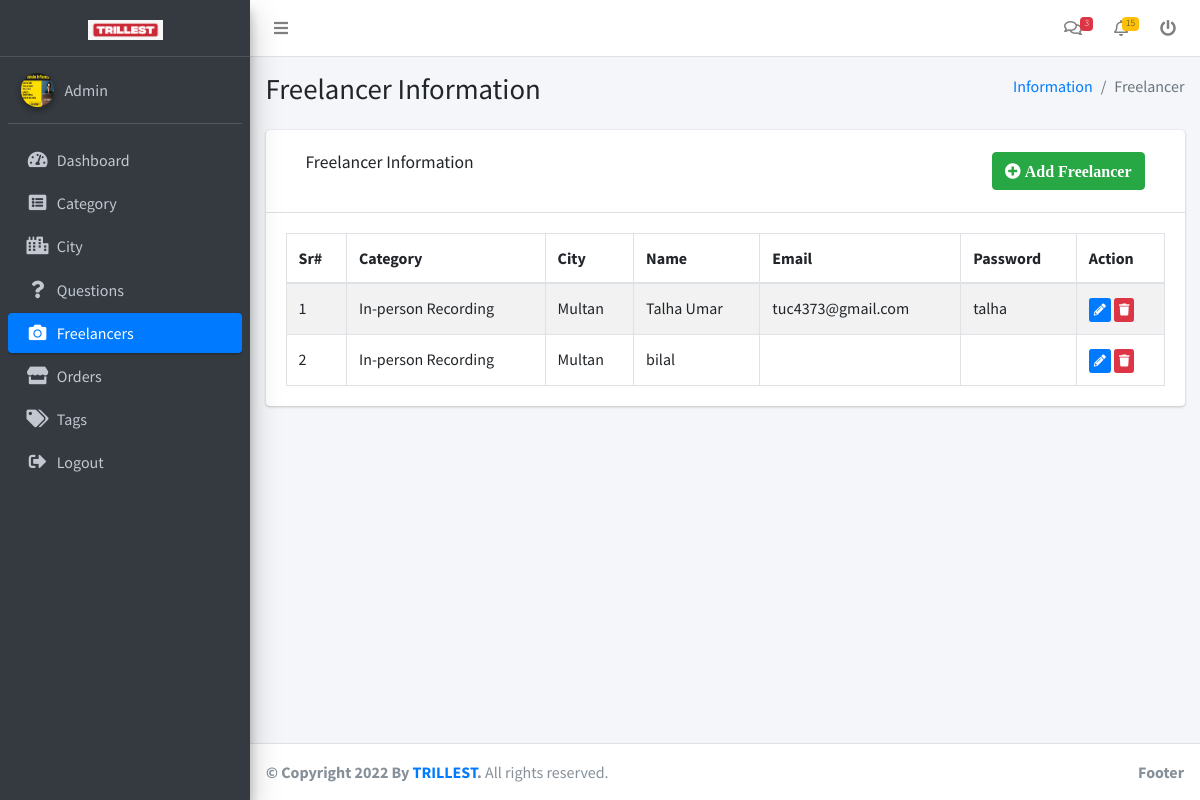
Page /admin/freelancer.php (signed in) on the committed database.
### tables this page shows
CREATE TABLE `freelancer` (
  `id` int(11) NOT NULL,
  `cat_id` int(11) NOT NULL,
  `city_id` int(11) NOT NULL,
  `name` varchar(255) NOT NULL,
  `email` varchar(255) NOT NULL,
  `mobile` varchar(255) NOT NULL,
  `description` varchar(1000) NOT NULL,
  `password` varchar(255) NOT NULL,
  `profile_image` varchar(255) NOT NULL
);

CREATE TABLE `category` (
  `id` int(11) NOT NULL,
  `name` varchar(255) NOT NULL
);

CREATE TABLE `cities` (
  `id` int(11) NOT NULL,
  `name` varchar(255) NOT NULL
);

### admin/freelancer.php (the view, shortened to what this page needs)
<?php
include 'others/dbconn.php';
 ?>
<?php include 'others/header.php'; ?>
<?php include 'others/sidebar.php'; ?>
  <div class="content-wrapper">
    <section class="content-header">
      <div class="container-fluid">
        <div class="row mb-2">
          <div class="col-sm-6">
            <h1>Freelancer Information</h1>
          </div>
          <div class="col-sm-6">
            <ol class="breadcrumb float-sm-right">
              <li class="breadcrumb-item"><a href="#">Information</a></li>
              <li class="breadcrumb-item active">Freelancer</li>
            </ol>
          </div>
        </div>
      </div>
    </section>
    <section class="content">
      <div class="container-fluid">
        <div class="row">
          <div class="col-12">
            <div class="card">
              <div class="card-header">
                <div class="row" style="padding: 10px 20px;">
                    <div class="col-md-6 col-sm-6 col-6">
                      <h3 class="card-title">Freelancer Information</h3>
                    </div>
                    <div class="col-md-6 col-md-6 col-sm-6 col-6" style="text-align: right;">
                      <button type="button" class="btn btn-success " data-toggle="modal" data-target="#add"><i class="fa fa-plus-circle"> Add Freelancer</i>
                      </button>
                  </div>
                </div>
              </div>
              <div class="card-body">
                <table id="example1" class="table table-bordered table-striped">
                  <thead>
                  <tr>
                    <th>Sr#</th>
                    <th>Category</th>
                    <th>City</th>
                    <th>Name</th>
                    <th>Email</th>
                    <th>Password</th>
                    <th>Action</th>
                  </tr>
                  </thead>
                  <tbody>
                    <?php
                    $k=0;
                   $sql1 = "SELECT * FROM freelancer";
                    $result1 = $conn->query($sql1);
                   if ($result1->num_rows > 0) {
                     while($row = $result1->fetch_assoc()) {
                    ?>
                  <tr id="<?php echo $row['id'];?>">
                    <td><?php echo ++$k; ?></td>
                    <td data-target="cname"><?php
                    $cid= $row['cat_id'];
                   $sql2 = "SELECT * FROM category WHERE id='$cid'";
                    $result2 = $conn->query($sql2);
                    $row2 = $result2->fetch_assoc();
                    echo $row2['name'];
                  ?></td>
                    <td data-target="ctname"><?php
                    $ctid= $row['city_id'];
                   $sql2 = "SELECT * FROM cities WHERE id='$ctid'";
                    $result2 = $conn->query($sql2);
                    $row2 = $result2->fetch_assoc();
                    echo $row2['name'];
                  ?></td>
                    <td data-target="name"><?php echo $row['name']; ?></td>
                    <td data-target="email"><?php echo $row['email']; ?></td>
                    <td data-target="password"><?php echo $row['password']; ?></td>
                    <td><a class="btn btn-primary btn-xs" data-toggle="modal" data-target="#edit" data-role="edit" data-id="<?php echo $row["id"];?>" title="Edit"><i class="fa fa-pencil-alt"></i></a> <a  class="btn btn-danger btn-xs" data-toggle="modal" data-target="#delete" data-role="delete" data-id="<?php echo $row["id"];?>" title="Delete" ><i class="fa fa-trash"></i></a>
                    </td>
                  </tr>
                   <?php } } else { ?>
                    <tr>
                      <th colspan="6">No Record Exists!!!!</th>
                    </tr>
                     <?php } ?>
                  </tbody>
                </table>
              </div>
            </div>
          </div>
        </div>
      </div>
    </section>
  </div>
  <?php include 'others/footer.php'; ?>

### admin/others/sidebar.php
<aside class="main-sidebar sidebar-dark-primary elevation-4">
  <a href="dashboard.php" class="brand-link" style="text-align: center;">
    <img src="img/logo2.jpeg" alt="AdminLTE Logo" width="75" class="img-fluid">
  </a>
  <div class="sidebar">
    <div class="user-panel mt-3 pb-3 mb-3 d-flex">
      <div class="image">
        <?php
    $sql = "SELECT * FROM admin";
    $result = $conn->query($sql);
    $row = $result->fetch_assoc();
   ?>
        <img src="<?php if($row['profile_image']!=''){echo $row['profile_image'];} else{
              echo "img/avatar.png";
             } ?>" class="img-circle elevation-2" alt="User Image">
      </div>
      <div class="info">
        <a href="profile.php" class="d-block">Admin</a>
      </div>
    </div>
    <nav class="mt-2">
      <ul class="nav nav-pills nav-sidebar flex-column" data-widget="treeview" role="menu" data-accordion="false">
        <li class="nav-item">
          <a href="dashboard.php" class="nav-link">
            <i class="nav-icon fas fa-tachometer-alt"></i>
            <p>
              Dashboard
            </p>
          </a>
        </li>
        <li class="nav-item">
          <a href="category.php" class="nav-link">
            <i class="nav-icon fas fa-list-alt"></i>
            <p>
              Category
            </p>
          </a>
        </li>
         <li class="nav-item">
          <a href="city.php" class="nav-link">
            <i class="nav-icon fas fa-city"></i>
            <p>
              City
            </p>
          </a>
        </li>
        <li class="nav-item">
          <a href="questions.php" class="nav-link">
            <i class="nav-icon fas fa-question"></i>
            <p>
              Questions
            </p>
          </a>
        </li>
      <li class="nav-item">
          <a href="freelancer.php" class="nav-link">
            <i class="nav-icon fas fa-camera"></i>
            <p>
              Freelancers
            </p>
          </a>
        </li>
        <li class="nav-item">
          <a href="orders.php" class="nav-link">
            <i class="nav-icon fas fa-store"></i>
            <p>
              Orders
            </p>
          </a>
        </li>
        <li class="nav-item">
          <a href="tags.php" class="nav-link">
            <i class="nav-icon fas fa-tags"></i>
            <p>
              Tags
            </p>
          </a>
        </li>
        <li class="nav-item">
          <a href="logout.php" class="nav-link">
            <i class="nav-icon fas fa-sign-out-alt"></i>
            <p>
              Logout
            </p>
          </a>
        </li>
      </ul>
    </nav>
  </div>
</aside>

### rows in the picture
freelancer: cat.name "In-person Recording", city.name "Multan", name "Talha Umar", email "tuc4373@gmail.com", password "talha"
freelancer: cat.name "In-person Recording", city.name "Multan", name "bilal"
